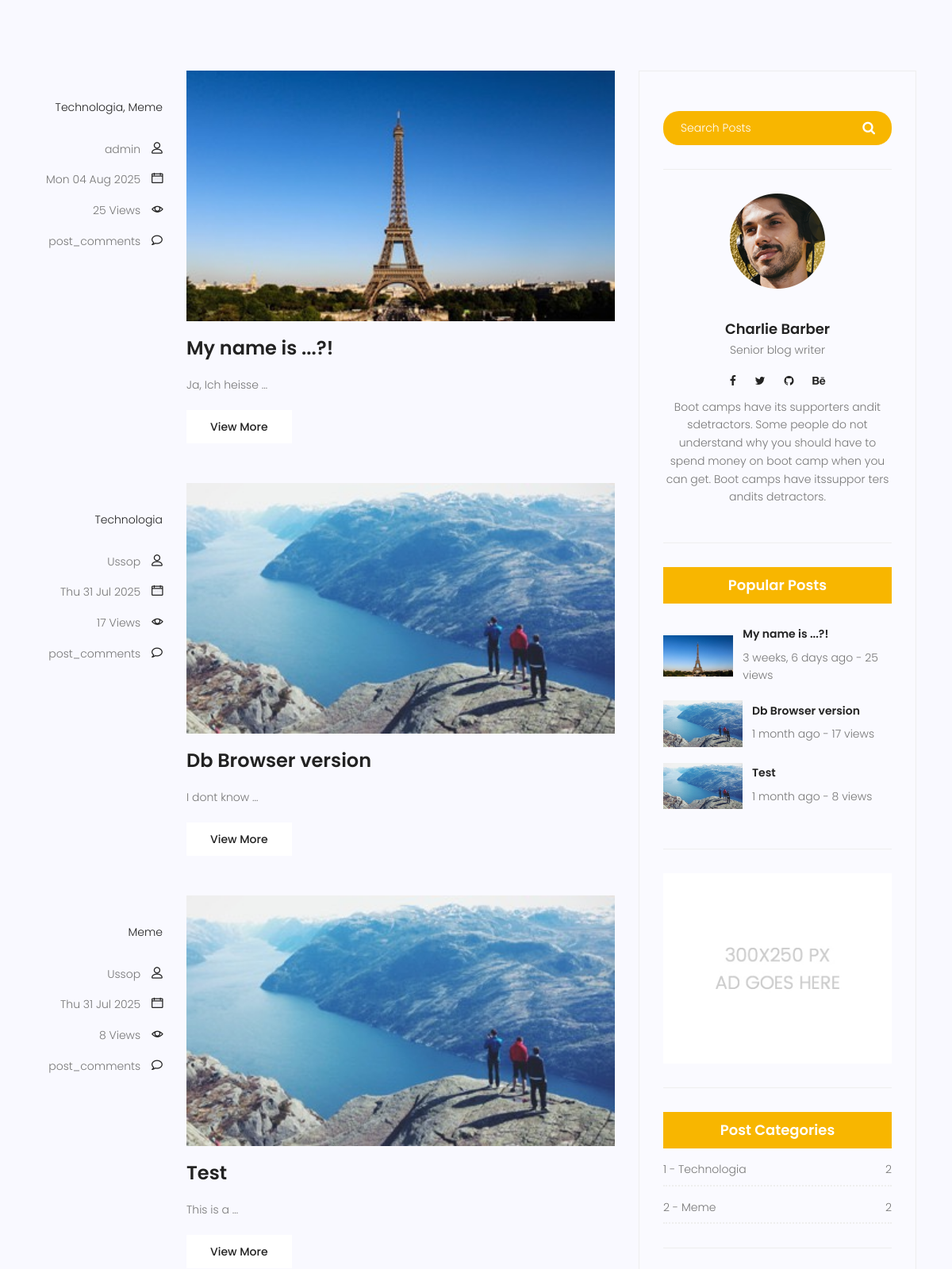
The page /blog/search/ (middle part) on the database as committed earlier.
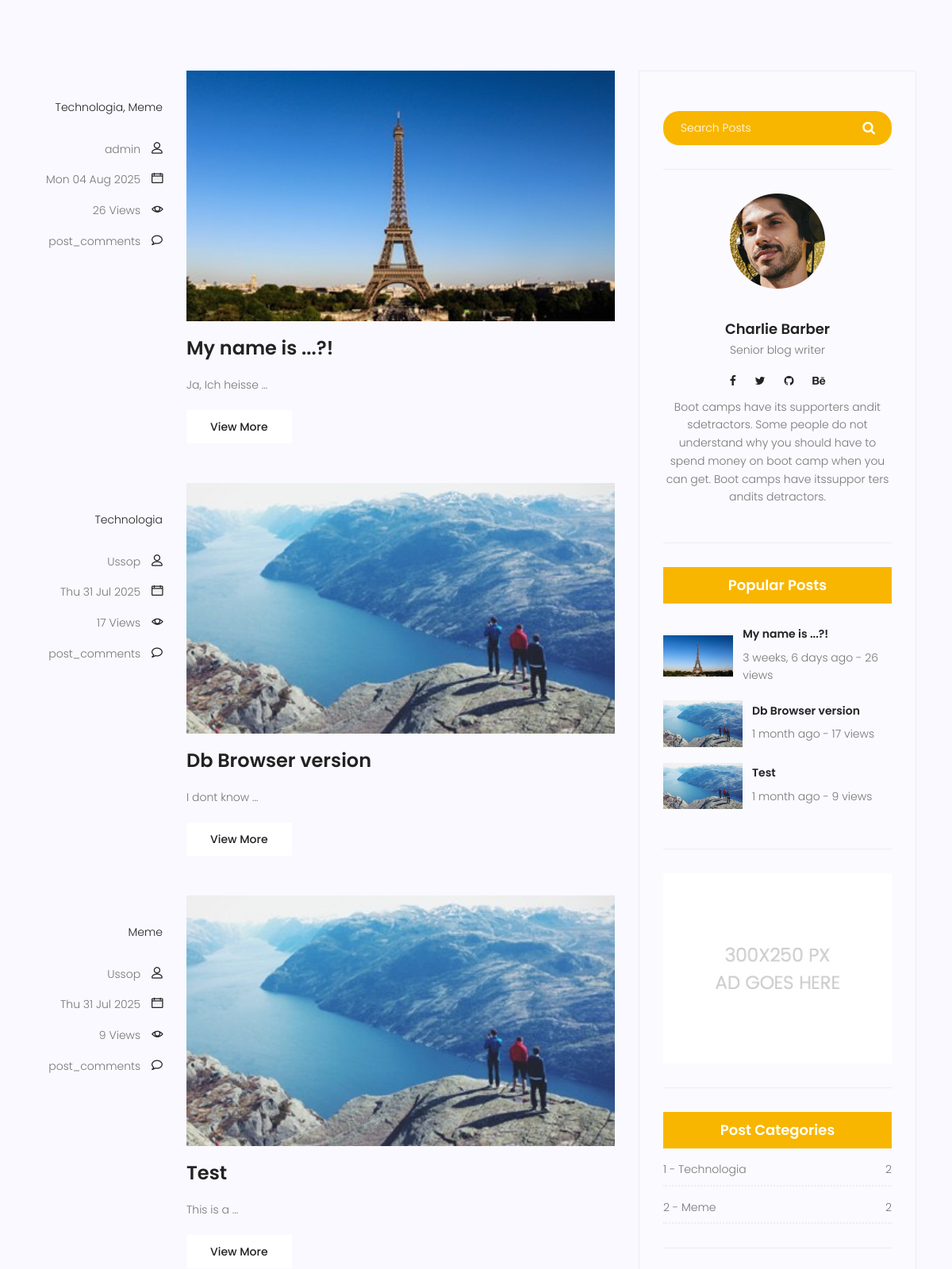
The same page on the database as committed later.
### blog/models.py (models this page shows, shortened)
class Post(models.Model):
    image = models.ImageField(upload_to='blog/', default='blog/default.jpg')
    title = models.CharField(max_length=255)
    content = models.TextField()
    author = models.ForeignKey(User, on_delete=models.SET_NULL, null=True)
    category = models.ManyToManyField(Category)
    views = models.IntegerField(default=0)
    status = models.BooleanField(default=False)
    published = models.DateTimeField(null=True)
    created = models.DateTimeField(auto_now_add=True)
    edited = models.DateTimeField(auto_now=True)
    class Meta:
        ordering = ['-created']

### blog/views.py (the view)
# urls.py: path("search/", blog_search, name="blog_search"),
def blog_search(request):
    query = request.GET.get('s')
    posts = Post.objects.filter(status=1, published__lte=timezone.now())
    if query:
        posts = (posts.filter(title__icontains=query) | posts.filter(content__icontains=query)).distinct()
    return render(request, 'blog/blog_index.html', {'posts': posts, 'search_query': query})

### blog/models.py (called while the page is built)
    def __str__(self):
        return (
            f"{self.id} - {self.name}"  # pyright: ignore[reportAttributeAccessIssue]
        )

### blog/templatetags/blog_tags.py (called while the page is built)
@register.inclusion_tag('blog/popularposts.html')
def popularposts():
    posts =  Post.objects.filter(status=1, published__lte=timezone.now()).order_by('-views', 'published')[:5]
    return {"posts": posts}

@register.inclusion_tag('blog/categories.html')
def categories():
    posts = Post.objects.filter(status=1, published__lte=timezone.now())
    cat = Category.objects.all()
    cat_dict = {}
    for name in cat:
        cat_dict[name] = posts.filter(category=name).count()
    return {'categories': cat_dict}

@register.inclusion_tag('blog/search.html')
def search():
    return {}

### templates/blog/blog_index.html (shortened to what this page needs)
{% extends "base.html" %}
{% load static %}
{% block content %}
{% load blog_tags %}
			<section class="top-category-widget-area pt-90 pb-90 ">
			</section>
			<section class="post-content-area">
				<div class="container">
					<div class="row">
						<div class="col-lg-8 posts-list">
							{% for post in posts %}
							<div class="single-post row">
								<div class="col-lg-3  col-md-3 meta-details">
									<ul class="tags">
										<li><a href="#">
										{% for c in post.category.all %}
											<li><a href="{% url 'blog:blog_category' c.name %}">
													{{ c.name }}{% if not forloop.last %}, {% endif %}
											</a></li>
										{% endfor %}
									</ul>
									<div class="user-details row">
										<p class="user-name col-lg-12 col-md-12 col-6"><a href="{% url 'blog:blog_author' post.author %}">{{post.author}}</a> <span class="lnr lnr-user"></span></p>
										<p class="date col-lg-12 col-md-12 col-6"><a href="#">{{ post.published|date:"D d M Y" }}</a> <span class="lnr lnr-calendar-full"></span></p>
										<p class="view col-lg-12 col-md-12 col-6"><a href="#">{{post.views}} Views</a> <span class="lnr lnr-eye"></span></p>
										<p class="comments col-lg-12 col-md-12 col-6"><a href="#">post_comments</a> <span class="lnr lnr-bubble"></span></p>
									</div>
								</div>
								<div class="col-lg-9 col-md-9 ">
									<div class="feature-img">
										<img class="img-fluid" src="{{ post.image.url }}" alt="">
									</div>
									<a class="posts-title" href="{% url 'blog:blog_about' post.id %}"><h3>{{post.title}}</h3></a>
									<p class="excert">
										{{post.content|truncatewords:3}}
									</p>
									<a href="{% url 'blog:blog_about' post.id %}" class="primary-btn">View More</a>
								</div>
							</div>{% endfor %}
						</div>
								{% search %}
								<div class="single-sidebar-widget user-info-widget">
									<img src="{% static 'websiteApp/img/blog/user-info.png' %}" alt="">
									<a href="#"><h4>Charlie Barber</h4></a>
									<p>
										Senior blog writer
									</p>
									<ul class="social-links">
										<li><a href="#"><i class="fa fa-facebook"></i></a></li>
										<li><a href="#"><i class="fa fa-twitter"></i></a></li>
										<li><a href="#"><i class="fa fa-github"></i></a></li>
										<li><a href="#"><i class="fa fa-behance"></i></a></li>
									</ul>
									<p>
										Boot camps have its supporters andit sdetractors. Some people do not understand why you should have to spend money on boot camp when you can get. Boot camps have itssuppor ters andits detractors.
									</p>
								</div>
									{% popularposts %}
								<div class="single-sidebar-widget ads-widget">
									<a href="#"><img class="img-fluid" src="{% static 'websiteApp/img/blog/ads-banner.jpg' %}" alt=""></a>
								</div>
									{% categories %}
							</div>
						</div>
					</div>
				</div>
			</section>
{% endblock %}

### templates/blog/popularposts.html (shortened to what this page needs)
{% load humanize %}
<div class="single-sidebar-widget popular-post-widget">
    <h4 class="popular-title">Popular Posts</h4>
    <div class="popular-post-list">
        {% for post in posts %}
        <div class="single-post-list d-flex flex-row align-items-center">
            <div class="thumb">
                <img class="img-fluid" src="{{ post.image.url }}">
            </div>
            <div class="details">
                <a href="{% url 'blog:blog_about' post.id %}"><h6>{{ post.title }}</h6></a>
                <p>{{ post.published|naturaltime }} - {{post.views}} views </p>
            </div>
        </div>
        {% endfor %}
    </div>
</div>

Rows that differ between the two databases and show on the page:
changed Post "My name is ...?!": views "25" → "26"
changed Post "Test": views "8" → "9"
